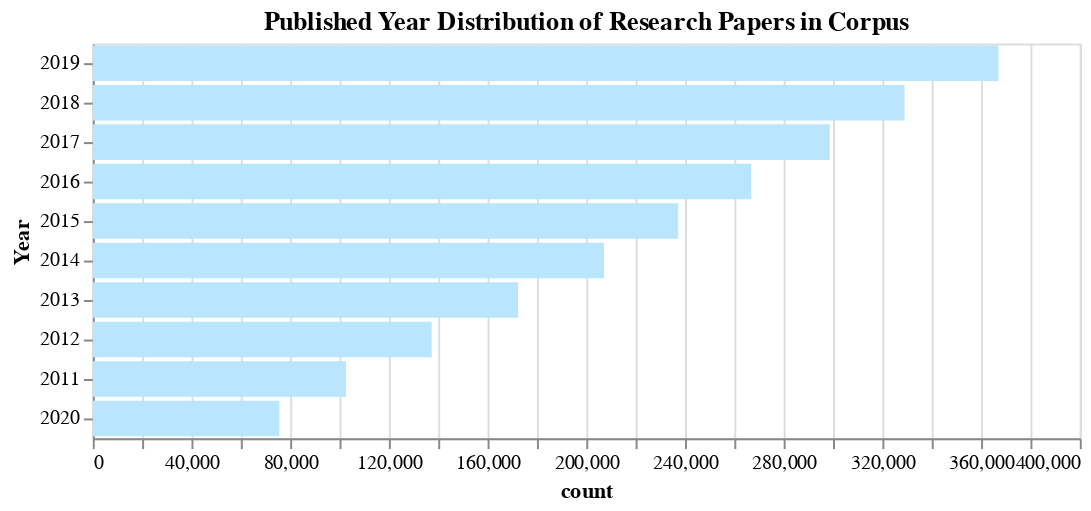

The code cell stored with this chart in its notebook:
### Code cell
topk_series = year_df["Year"].value_counts().iloc[:10]
topk_df = pd.DataFrame({"Year":topk_series.index, 'count':topk_series.values})

cat_chart = alt.Chart(topk_df).mark_bar(color="#bae6fd").encode( 
    x = alt.X("count"),
    y = alt.Y("Year", sort="-x")
).properties(
    width=500,
    height=200,
    title = 'Published Year Distribution of Research Papers in Corpus'
)

cat_chart

### Figure 1 — Vega-Lite specification as saved in the notebook (floating-point values rounded to 4 significant figures)
{"config": {"view": {"continuousWidth": 300, "continuousHeight": 300}}, "data": {"name": "data-0b149c6fa81cf68279b060eedf4cc412"}, "mark": {"type": "bar", "color": "#bae6fd"}, "encoding": {"x": {"field": "count", "type": "quantitative"}, "y": {"field": "Year", "sort": "-x", "type": "nominal"}}, "height": 200, "title": "Published Year Distribution of Research Papers in Corpus", "width": 500, "$schema": "https://vega.github.io/schema/vega-lite/v5.17.0.json", "datasets": {"data-0b149c6fa81cf68279b060eedf4cc412": [{"Year": "2019", "count": 367065}, {"Year": "2018", "count": 328983}, {"Year": "2017", "count": 298678}, {"Year": "2016", "count": 266867}, {"Year": "2015", "count": 237256}, {"Year": "2014", "count": 207176}, {"Year": "2013", "count": 172385}, {"Year": "2012", "count": 137360}, {"Year": "2011", "count": 102597}, {"Year": "2020", "count": 75611}]}}
